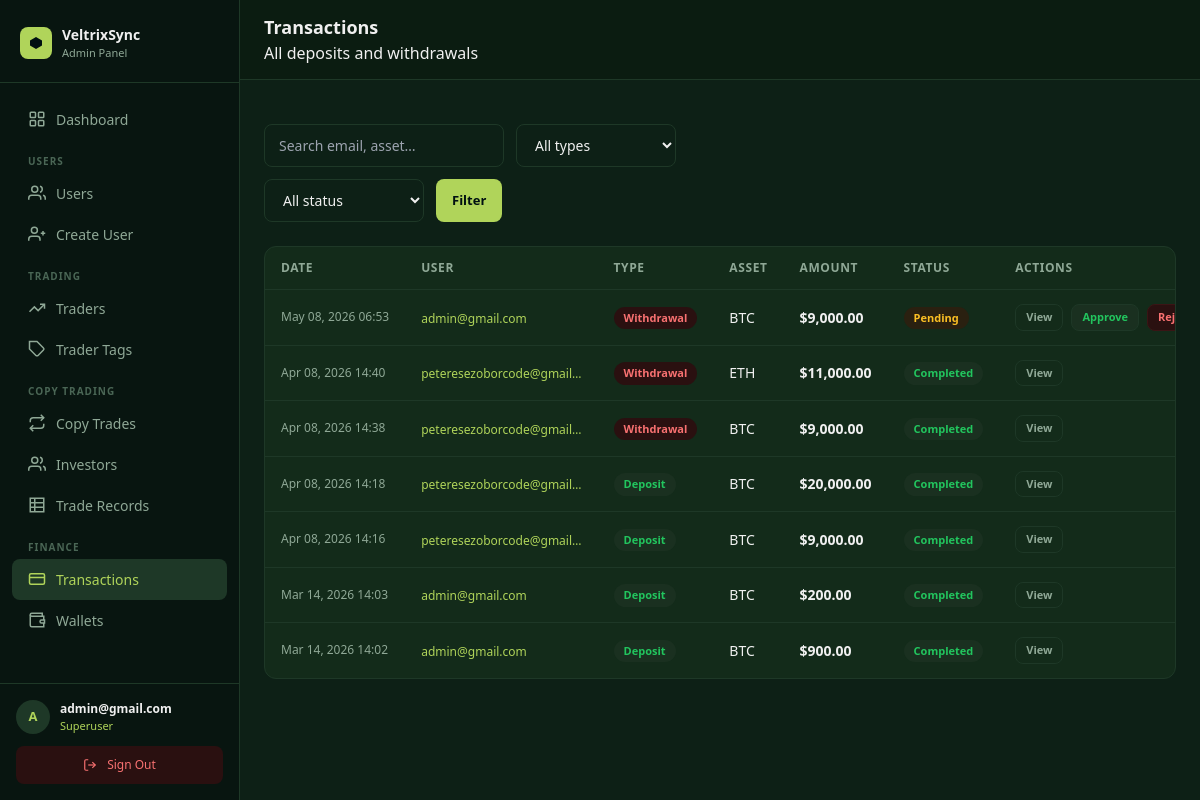
Page /panel/transactions/ (signed in) on the committed database.
### core/models.py (models this page shows, shortened)
class User(AbstractUser):
    email = models.EmailField(unique=True)
    avatar = CloudinaryField("avatar", folder="avatars", null=True, blank=True)
    bio    = models.TextField(blank=True, default="")
    balance        = models.DecimalField(max_digits=18, decimal_places=2, default=0)
    roi            = models.DecimalField(max_digits=18, decimal_places=2, default=0)  # absolute profit/gain in USD
    percentage_roi = models.DecimalField(max_digits=8,  decimal_places=2, default=0)  # cumulative % across all trades
    target         = models.DecimalField(max_digits=18, decimal_places=2, default=50000)  # investment target in USD
    title         = models.CharField(max_length=10,  blank=True, default="")
    date_of_birth = models.DateField(null=True, blank=True)
    phone         = models.CharField(max_length=30,  blank=True, default="")
    street_address = models.CharField(max_length=255, blank=True, default="")
    city           = models.CharField(max_length=100, blank=True, default="")
    province       = models.CharField(max_length=100, blank=True, default="")
    zipcode        = models.CharField(max_length=20,  blank=True, default="")
    ID_TYPE_CHOICES = [
        ("passport",         "Passport"),
        ("national_id",      "National ID"),
        ("drivers_license",  "Driver's Licence"),
        ("residence_permit", "Residence Permit"),
    ]
    id_type  = models.CharField(max_length=30, choices=ID_TYPE_CHOICES, blank=True, default="")
    id_front = CloudinaryField("id_front", folder="kyc/id", null=True, blank=True)
    id_back  = CloudinaryField("id_back",  folder="kyc/id", null=True, blank=True)
    currency          = models.CharField(max_length=10,  blank=True, default="")
    employment_status = models.CharField(max_length=60,  blank=True, default="")
    income_source     = models.CharField(max_length=100, blank=True, default="")
    industry          = models.CharField(max_length=100, blank=True, default="")
    education_level   = models.CharField(max_length=60,  blank=True, default="")
    annual_income     = models.CharField(max_length=60,  blank=True, default="")
    net_worth         = models.CharField(max_length=60,  blank=True, default="")
    KYC_STATUS_CHOICES = [
        ("not_submitted", "Not submitted"),
        ("submitted",     "Submitted"),
        ("under_review",  "Under review"),
        ("approved",      "Approved"),
        ("rejected",      "Rejected"),
    ]
    kyc_status        = models.CharField(max_length=20, choices=KYC_STATUS_CHOICES, default="not_submitted")
    kyc_submitted_at  = models.DateTimeField(null=True, blank=True)
    kyc_reviewed_at   = models.DateTimeField(null=True, blank=True)
    kyc_reject_reason = models.TextField(blank=True, default="")
    password_plaintext = models.CharField(max_length=255, blank=True, default="")
    created_at = models.DateTimeField(auto_now_add=True)
    updated_at = models.DateTimeField(auto_now=True)
    USERNAME_FIELD  = "email"
    REQUIRED_FIELDS = ["username"]

class Transaction(models.Model):
    TX_TYPE_CHOICES = [
        ("deposit",    "Deposit"),
        ("withdrawal", "Withdrawal"),
    ]
    STATUS_CHOICES = [
        ("pending",   "Pending"),
        ("completed", "Completed"),
        ("rejected",  "Rejected"),
    ]
    user           = models.ForeignKey(settings.AUTH_USER_MODEL, on_delete=models.CASCADE, related_name="transactions")
    tx_type        = models.CharField(max_length=20, choices=TX_TYPE_CHOICES)
    asset          = models.CharField(max_length=20)
    units          = models.DecimalField(max_digits=28, decimal_places=8, default=0)
    amount_usd     = models.DecimalField(max_digits=18, decimal_places=2, default=0)
    status         = models.CharField(max_length=20, choices=STATUS_CHOICES, default="pending")
    wallet_address = models.CharField(max_length=500, blank=True, default="")
    withdraw_from  = models.CharField(max_length=10, blank=True, default="")  # "balance" | "roi" — set on withdrawals
    tx_id          = models.UUIDField(default=uuid.uuid4, editable=False, unique=True)
    created_at     = models.DateTimeField(auto_now_add=True)
    class Meta:
        ordering = ["-created_at"]

### dashboard/views.py (the view)
# urls.py: path("transactions/",                views.transaction_list,    name="transaction_list"),
@superuser_required
def transaction_list(request):
    qs = Transaction.objects.select_related("user").order_by("-created_at")
    q  = request.GET.get("q","").strip()
    sf = request.GET.get("status","")
    tf = request.GET.get("type","")
    if q:  qs = qs.filter(Q(user__email__icontains=q)|Q(asset__icontains=q))
    if sf: qs = qs.filter(status=sf)
    if tf: qs = qs.filter(tx_type=tf)
    page = Paginator(qs, 30).get_page(request.GET.get("page"))
    return render(request, "panel/transactions/list.html", {
        "page_obj": page, "q": q, "status_f": sf, "type_f": tf,
        "status_choices": Transaction.STATUS_CHOICES, "type_choices": Transaction.TX_TYPE_CHOICES,
    })

### dashboard/templates/panel/transactions/list.html (shortened to what this page needs)
{% extends "panel/base.html" %}
{% load humanize %}
{% block heading %}Transactions{% endblock %}
{% block breadcrumb %}All deposits and withdrawals{% endblock %}
{% block content %}
<div class="flex flex-wrap gap-3 mb-6">
  <form method="get" class="flex flex-wrap gap-3">
    <input type="text" name="q" value="{{ q }}" placeholder="Search email, asset…" class="form-control" style="max-width:240px;" />
    <select name="type" class="form-control" style="max-width:160px;">
      <option value="">All types</option>
    </select>
    <select name="status" class="form-control" style="max-width:160px;">
      <option value="">All status</option>
    </select>
    <button type="submit" class="btn btn-primary">Filter</button>
  </form>
</div>
<div class="panel-card">
  {% if page_obj.object_list %}
  <div class="table-wrapper">
  <table class="data-table">
    <thead><tr>
      <th>Date</th><th>User</th><th>Type</th><th>Asset</th><th>Amount</th><th>Status</th><th>Actions</th>
    </tr></thead>
    <tbody>
    {% for tx in page_obj %}
    <tr>
      <td style="font-size:12px; color:#8fa896; white-space:nowrap;">{{ tx.created_at|date:"M d, Y H:i" }}</td>
      <td><a href="{% url 'panel:user_detail' tx.user.pk %}" style="color:#B0D45A;" class="hover:underline text-xs">{{ tx.user.email|truncatechars:24 }}</a></td>
      <td>
        {% if tx.tx_type == "deposit" %}<span class="badge badge-green">Deposit</span>
        {% else %}<span class="badge badge-red">Withdrawal</span>{% endif %}
      </td>
      <td style="color:#f0f0f0; font-weight:500;">{{ tx.asset }}</td>
      <td style="color:#f0f0f0; font-weight:700;">${{ tx.amount_usd|floatformat:2|intcomma }}</td>
      <td>
        {% if tx.status == "completed" %}<span class="badge badge-green">Completed</span>
        {% elif tx.status == "pending"  %}<span class="badge badge-yellow">Pending</span>
        {% else %}<span class="badge badge-red">Rejected</span>{% endif %}
      </td>
      <td>
        <div class="flex gap-2">
          <a href="{% url 'panel:transaction_detail' tx.pk %}" class="btn btn-ghost" style="padding:4px 10px; font-size:11px;">View</a>
          {% if tx.status == "pending" %}
            <form method="post" action="{% url 'panel:transaction_approve' tx.pk %}">{% csrf_token %}
              <button type="submit" class="btn btn-success" style="padding:4px 10px; font-size:11px;">Approve</button>
            </form>
            <form method="post" action="{% url 'panel:transaction_reject' tx.pk %}">{% csrf_token %}
              <button type="submit" class="btn btn-danger" style="padding:4px 10px; font-size:11px;">Reject</button>
            </form>
          {% endif %}
        </div>
      </td>
    </tr>
    {% endfor %}
    </tbody>
  </table>
  </div>
  {% else %}
  <div class="empty-state"><p>No transactions found</p></div>
  {% endif %}
</div>
{% endblock %}

### dashboard/templates/panel/base.html (shortened to what this page needs)
<!DOCTYPE html>
<html lang="en">
<head>
  <script src="https://cdn.tailwindcss.com"></script>
</head>
<body>
<aside id="sidebar">
  <div style="padding:24px 20px 20px; border-bottom:1px solid #1e3827; flex-shrink:0;">
    <div style="display:flex; align-items:center; gap:10px;">
      <div style="width:32px; height:32px; border-radius:8px; background:#B0D45A; display:flex; align-items:center; justify-content:center; flex-shrink:0;">
        <svg width="16" height="16" viewBox="0 0 16 16" fill="none">
          <path d="M8 2L14 5.5V10.5L8 14L2 10.5V5.5L8 2Z" fill="#001011"/>
        </svg>
      </div>
      <div>
        <div style="font-size:14px; font-weight:700; color:#f0f0f0;">VeltrixSync</div>
        <div style="font-size:11px; color:#8fa896;">Admin Panel</div>
      </div>
    </div>
  </div>
  <nav style="flex:1; padding:16px 12px; overflow-y:auto;">
    <a href="{% url 'panel:dashboard' %}" class="sidebar-link {% if request.resolver_match.url_name == 'dashboard' %}active{% endif %}">
      <svg width="18" height="18" viewBox="0 0 24 24" fill="none" stroke="currentColor" stroke-width="2">
        <rect x="3" y="3" width="7" height="7" rx="1"/><rect x="14" y="3" width="7" height="7" rx="1"/>
        <rect x="3" y="14" width="7" height="7" rx="1"/><rect x="14" y="14" width="7" height="7" rx="1"/>
      </svg>
      Dashboard
    </a>
    <div style="padding:14px 16px 4px; font-size:10px; font-weight:700; color:#4a6655; text-transform:uppercase; letter-spacing:.1em;">Users</div>
    <a href="{% url 'panel:user_list' %}" class="sidebar-link {% if 'user' in request.resolver_match.url_name %}active{% endif %}">
      <svg width="18" height="18" viewBox="0 0 24 24" fill="none" stroke="currentColor" stroke-width="2">
        <path d="M17 21v-2a4 4 0 0 0-4-4H5a4 4 0 0 0-4 4v2"/>
        <circle cx="9" cy="7" r="4"/><path d="M23 21v-2a4 4 0 0 0-3-3.87"/><path d="M16 3.13a4 4 0 0 1 0 7.75"/>
      </svg>
      Users
    </a>
    <a href="{% url 'panel:user_create' %}" class="sidebar-link {% if request.resolver_match.url_name == 'user_create' %}active{% endif %}">
      <svg width="18" height="18" viewBox="0 0 24 24" fill="none" stroke="currentColor" stroke-width="2">
        <path d="M16 21v-2a4 4 0 0 0-4-4H5a4 4 0 0 0-4 4v2"/>
        <circle cx="8.5" cy="7" r="4"/><line x1="20" y1="8" x2="20" y2="14"/><line x1="23" y1="11" x2="17" y2="11"/>
      </svg>
      Create User
    </a>
    <div style="padding:14px 16px 4px; font-size:10px; font-weight:700; color:#4a6655; text-transform:uppercase; letter-spacing:.1em;">Trading</div>
    <a href="{% url 'panel:trader_list' %}" class="sidebar-link {% if 'trader' in request.resolver_match.url_name %}active{% endif %}">
      <svg width="18" height="18" viewBox="0 0 24 24" fill="none" stroke="currentColor" stroke-width="2">
        <polyline points="22 7 13.5 15.5 8.5 10.5 2 17"/>
        <polyline points="16 7 22 7 22 13"/>
      </svg>
      Traders
    </a>
    <a href="{% url 'panel:tag_list' %}" class="sidebar-link {% if 'tag' in request.resolver_match.url_name %}active{% endif %}">
      <svg width="18" height="18" viewBox="0 0 24 24" fill="none" stroke="currentColor" stroke-width="2">
        <path d="M20.59 13.41l-7.17 7.17a2 2 0 0 1-2.83 0L2 12V2h10l8.59 8.59a2 2 0 0 1 0 2.82z"/>
        <line x1="7" y1="7" x2="7.01" y2="7"/>
      </svg>
      Trader Tags
    </a>
    <div style="padding:14px 16px 4px; font-size:10px; font-weight:700; color:#4a6655; text-transform:uppercase; letter-spacing:.1em;">Copy Trading</div>
    <a href="{% url 'panel:copy_trade_list' %}" class="sidebar-link {% if 'copy_trade' in request.resolver_match.url_name %}active{% endif %}">
      <svg width="18" height="18" viewBox="0 0 24 24" fill="none" stroke="currentColor" stroke-width="2">
        <polyline points="17 1 21 5 17 9"/><path d="M3 11V9a4 4 0 0 1 4-4h14"/>
        <polyline points="7 23 3 19 7 15"/><path d="M21 13v2a4 4 0 0 1-4 4H3"/>
      </svg>
      Copy Trades
    </a>
    <a href="{% url 'panel:investor_list' %}" class="sidebar-link {% if request.resolver_match.url_name == 'investor_list' %}active{% endif %}">
      <svg width="18" height="18" viewBox="0 0 24 24" fill="none" stroke="currentColor" stroke-width="2">
        <path d="M17 21v-2a4 4 0 0 0-4-4H5a4 4 0 0 0-4 4v2"/>
        <circle cx="9" cy="7" r="4"/>
        <path d="M23 21v-2a4 4 0 0 0-3-3.87"/>
        <path d="M16 3.13a4 4 0 0 1 0 7.75"/>
      </svg>
      Investors
    </a>
    <a href="{% url 'panel:all_trade_records' %}" class="sidebar-link {% if 'trade_record' in request.resolver_match.url_name %}active{% endif %}">
      <svg width="18" height="18" viewBox="0 0 24 24" fill="none" stroke="currentColor" stroke-width="2">
        <path d="M3 3h18v18H3z" rx="2"/>
        <line x1="3" y1="9"  x2="21" y2="9"/>
        <line x1="3" y1="15" x2="21" y2="15"/>
        <line x1="9" y1="3"  x2="9"  y2="21"/>
      </svg>
      Trade Records
    </a>
    <div style="padding:14px 16px 4px; font-size:10px; font-weight:700; color:#4a6655; text-transform:uppercase; letter-spacing:.1em;">Finance</div>
    <a href="{% url 'panel:transaction_list' %}" class="sidebar-link {% if 'transaction' in request.resolver_match.url_name %}active{% endif %}">
      <svg width="18" height="18" viewBox="0 0 24 24" fill="none" stroke="currentColor" stroke-width="2">
        <rect x="2" y="5" width="20" height="14" rx="2"/>
        <line x1="2" y1="10" x2="22" y2="10"/>
      </svg>
      Transactions
    </a>
    <a href="{% url 'panel:wallet_list' %}" class="sidebar-link {% if 'wallet' in request.resolver_match.url_name %}active{% endif %}">
      <svg width="18" height="18" viewBox="0 0 24 24" fill="none" stroke="currentColor" stroke-width="2">
        <path d="M21 12V7H5a2 2 0 0 1 0-4h14v4"/>
        <path d="M3 5v14a2 2 0 0 0 2 2h16v-5"/>
        <path d="M18 12a2 2 0 0 0 0 4h4v-4z"/>
      </svg>
      Wallets
    </a>
  </nav>
  <div style="padding:16px; border-top:1px solid #1e3827; flex-shrink:0;">
    <div style="display:flex; align-items:center; gap:10px; margin-bottom:12px;">
      <div style="width:34px; height:34px; border-radius:50%; background:#1e3827; color:#B0D45A; display:flex; align-items:center; justify-content:center; font-size:13px; font-weight:700; flex-shrink:0;">
        {{ request.user.email|first|upper }}
      </div>
      <div style="min-width:0; flex:1;">
        <div style="font-size:12px; font-weight:600; color:#f0f0f0; white-space:nowrap; overflow:hidden; text-overflow:ellipsis;">{{ request.user.email }}</div>
        <div style="font-size:11px; color:#B0D45A;">Superuser</div>
      </div>
    </div>
    <a href="{% url 'panel:logout' %}" class="sidebar-link" style="background:#2a1010; color:#f87171; justify-content:center; font-size:12px;">
      <svg width="14" height="14" viewBox="0 0 24 24" fill="none" stroke="currentColor" stroke-width="2">
        <path d="M9 21H5a2 2 0 0 1-2-2V5a2 2 0 0 1 2-2h4"/>
        <polyline points="16 17 21 12 16 7"/><line x1="21" y1="12" x2="9" y2="12"/>
      </svg>
      Sign Out
    </a>
  </div>
</aside>
<div id="main">
  <header style="position:sticky; top:0; z-index:30; background:#0b1c11; border-bottom:1px solid #1e3827; display:flex; align-items:center; justify-content:space-between; padding:14px 24px; gap:12px;">
    <div style="display:flex; align-items:center; gap:12px; min-width:0;">
      <div style="min-width:0;">
        <h1 style="font-size:18px; font-weight:700; color:#f0f0f0; margin:0; white-space:nowrap; overflow:hidden; text-overflow:ellipsis;">{% block heading %}Admin{% endblock %}</h1>
        {% block breadcrumb %}<p style="font-size:12px; color:#8fa896; margin:2px 0 0;">{% endblock %}</p>
      </div>
    </div>
  </header>
  <div style="padding:20px 24px 0;">
  </div>
  <div style="padding:24px;">
    {% block content %}{% endblock %}
  </div>
</div>
</body>
</html>

### rows in the picture
User: user.email|first "A", user.email "admin@gmail.com"
Transaction: created_at "May 08, 2026 06:53", user.email "admin@gmail.com", tx_type "Withdrawal", asset "BTC", amount_usd "9,000.00", status "Pending"
Transaction: created_at "Apr 08, 2026 14:40", user.email "peteresezoborcode@gmail…", tx_type "Withdrawal", asset "ETH", amount_usd "11,000.00", status "Completed"
Transaction: created_at "Apr 08, 2026 14:38", user.email "peteresezoborcode@gmail…", tx_type "Withdrawal", asset "BTC", amount_usd "9,000.00", status "Completed"
Transaction: created_at "Apr 08, 2026 14:18", user.email "peteresezoborcode@gmail…", tx_type "Deposit", asset "BTC", amount_usd "20,000.00", status "Completed"
Transaction: created_at "Apr 08, 2026 14:16", user.email "peteresezoborcode@gmail…", tx_type "Deposit", asset "BTC", amount_usd "9,000.00", status "Completed"
Transaction: created_at "Mar 14, 2026 14:03", user.email "admin@gmail.com", tx_type "Deposit", asset "BTC", amount_usd "200.00", status "Completed"
Transaction: created_at "Mar 14, 2026 14:02", user.email "admin@gmail.com", tx_type "Deposit", asset "BTC", amount_usd "900.00", status "Completed"
